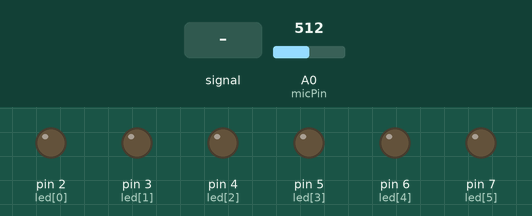
The sketch below on a simulated Arduino Uno, built with avr-gcc and run on an emulated ATmega328P. On the bench: output pins drawn as LEDs (lit = HIGH). Dashed ring = blinking. Inputs (shaded band) come from the test bench; at power-on: A0 (micPin) = 512. What the sketch prints to the serial monitor is not drawn.

Above: at 1.2 s.
1.3 s: A0 (micPin) fed a 200 Hz sine of ±255 counts around its level
At 4.18 s:
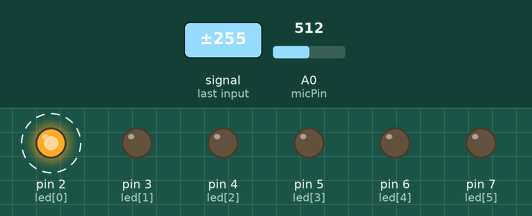
4.3 s: A0 (micPin) set to 900
At 5.5 s:
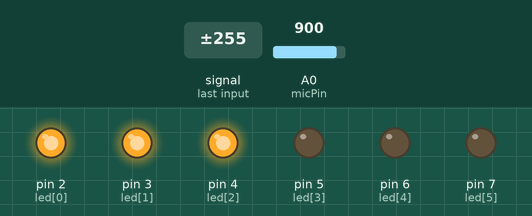
5.8 s: A0 (micPin) set to 924
At 6.8 s:
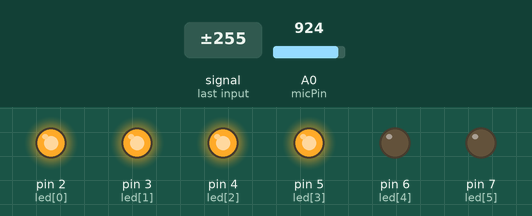
7.3 s: A0 (micPin) fed a 200 Hz sine of ±81 counts around its level
At 8.78 s:
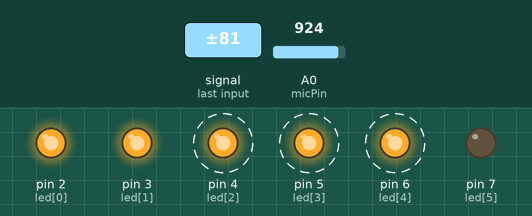
10.3 s: A0 (micPin) set to 1023
At 11.5 s:
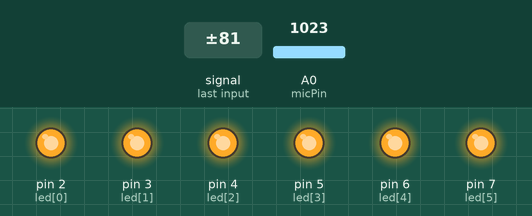
11.8 s: A0 (micPin) set to 1004
At 12.5 s:
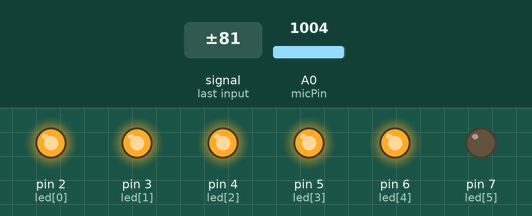
Timing chart, 0 to 14.3 s (numbered marks = the images above; inputs shaded):
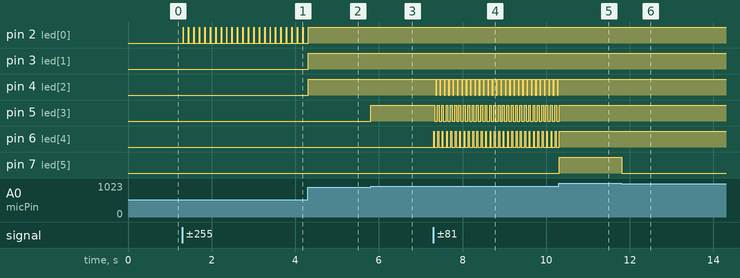

Measured:
- the behaviour switches between 913 and 914 on A0 (micPin) (found by bisection; images 2 and 3)
- the behaviour switches between 1023 and 1022 on A0 (micPin) (found by bisection; images 5 and 6)
- after the input at 1.3 s, pin 2 (led[0]): alternates HIGH for 0.01 s and LOW for 0.12 s, starting at once
- after the input at 4.3 s, pin 2 (led[0]): goes on until 4.3 s, then stays HIGH; pin 3 (led[1]), pin 4 (led[2]): LOW → HIGH at once
- after the input at 5.8 s, pin 5 (led[3]): LOW → HIGH at once
- after the input at 7.3 s, pin 4 (led[2]): alternates HIGH for 0.08 s and LOW for 0.03 s, starting after 0.05 s; pin 5 (led[3]): alternates HIGH for 0.04 s and LOW for 0.06 s, starting at once; pin 6 (led[4]): alternates HIGH for 0.02 s and LOW for 0.08 s, starting at once
- after the input at 10.3 s, pin 4 (led[2]): stops changing and stays HIGH; pin 5 (led[3]), pin 6 (led[4]): goes on until 10.3 s, then stays HIGH; pin 7 (led[5]): LOW → HIGH at once
- after the input at 11.8 s, pin 7 (led[5]): HIGH → LOW at once

The sketch:

4_Mic.ino
```cpp
const byte micPin = A0;
int led_index;
int mic_offset = 750;
int mic = 0;

int led[6] = {2, 3, 4, 5, 6, 7};
int led_number = sizeof(led) / sizeof(led[0]);

void setup() {
  for (int i = 0; i < led_number; i++) {
    pinMode(led[i], OUTPUT);
  }
  Serial.begin(9600);
}

void loop() {
  mic = analogRead(micPin);
  Serial.println(mic);
  if (mic > mic_offset) {
    led_index = map(mic, mic_offset, 1023, 0, led_number - 1);

    for (int i = 0; i <= led_index; i++) {
      digitalWrite(led[i], HIGH);
    }
    for (int i = led_index + 1; i < led_number; i++) {
      digitalWrite(led[i], LOW);
    }
  }
  else {
    for (int i = 0; i < led_number; i++) {
      digitalWrite(led[i], LOW);
    }
  }
}
```
